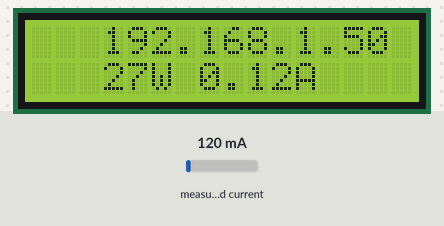
A sketch run on a simulated ESP32. Shown: 16×2 character LCD. The test bench sets the inputs (shaded band); at power-on: measured current 120 mA (analog values on the 0–4095 scale). WiFi joins after 1.5 s; servers stay silent unless stated; uploads are accepted with an empty reply; what the sketch prints to the serial monitor is not drawn.

Above: at 2.7 s.
2.8 s: measured current set to 40 mA
At 3.8 s:
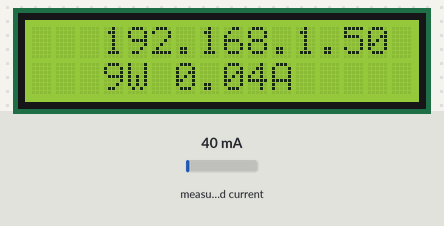
4.7 s: measured current set to 500 mA
At 6.5 s:
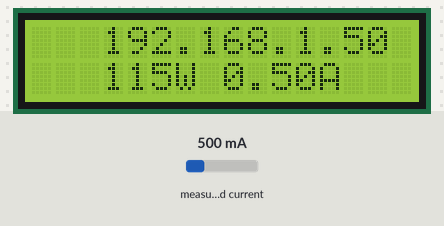
7.4 s: measured current set to 1000 mA
At 9.2 s:
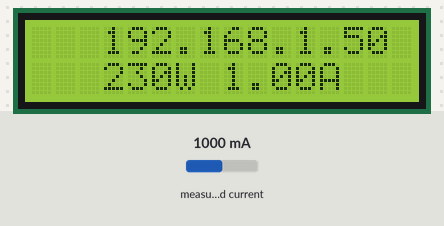
Timing chart, 0 to 10.7 s (numbered marks = the images above; inputs shaded):
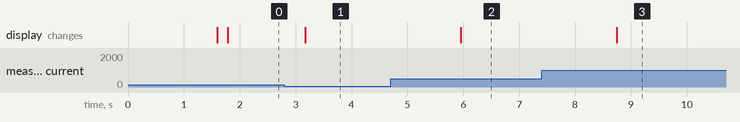

The sketch:

GES_Emon.ino
```cpp
#include <Arduino.h>
#include <LiquidCrystal_I2C.h>
#include "EmonLib.h"
#include "WiFi.h"
#include <driver/adc.h>
#include <HTTPClient.h>
#include <ArduinoJson.h>

  // This is the device name
#define DEVICE_NAME "GES-Monitor1"

// The GPIO pin
#define ADC_INPUT 34

char jsonOutput[128];

#define HOME_VOLTAGE 230.0

// connection with Backend
#define API_ENDPOINT "http://192.168.1.155:5000/api/emonitor/readings"

// Force EmonLib to use 10bit ADC resolution
#define ADC_BITS    10
#define ADC_COUNTS  (1<<ADC_BITS)
#define READINGS;

EnergyMonitor emon1;

// Wifi credentials
const char *WIFI_SSID = "METRO WIFI";
const char *WIFI_PASSWORD = "Realmetro12";

// Create instance for LCD display on address 0x27
// (16 characters, 2 lines)
LiquidCrystal_I2C lcd(0x27, 16, 2);

unsigned long lastMeasurement = 0;

void ToDisplay(double watts, double amps){
  lcd.setCursor(3, 1);

  lcd.print((int)watts);
  lcd.print("W ");
  lcd.print(amps);
  lcd.print("A    ");
}

void printIPAddress(){
  lcd.setCursor(3,0);
  lcd.print(WiFi.localIP());
}

void connectToWiFi() {
  lcd.clear();
  lcd.setCursor(3, 0);
  lcd.print("WiFi...      ");

  WiFi.mode(WIFI_STA);
  WiFi.setHostname("Esp-32 Home meter");
  WiFi.begin(WIFI_SSID, WIFI_PASSWORD);

  // Only try 15 times to connect to the WiFi
  int retries = 0;
  while (WiFi.status() != WL_CONNECTED && retries < 15){
    delay(500);
    Serial.print(".");
    retries++;
  }
  // If we get here, print the IP address on the LCD
  printIPAddress();
}

void setup()
{
  adc1_config_channel_atten(ADC1_CHANNEL_6, ADC_ATTEN_DB_11);
  analogReadResolution(10);
  Serial.begin(115200);

  lcd.init();
  lcd.backlight();

  connectToWiFi();

  // Initialize emon library calibration
  emon1.current(ADC_INPUT, 2);


}

void loop(){


  unsigned long currentMillis = millis();
  double watt;

  // taking a measurement if it has been longer that 1ms
  if(currentMillis - lastMeasurement > 1000){
    double amps = emon1.calcIrms(1480); // Calculate Irms
    watt = amps * HOME_VOLTAGE;


    // Update the display
    ToDisplay(watt, amps);

    lastMeasurement = millis();


  //adding readings to the API


  if(WiFi.status() == WL_CONNECTED){

     HTTPClient client;
     client.begin("http://192.168.1.155:5000/api/emonitor/readings");
     client.addHeader("Content-Type", "Application/json");

     StaticJsonDocument<96> doc;

     doc["DeviceID"] = DEVICE_NAME;
     JsonArray data = doc.createNestedArray("Watts");
     data.add((int)watt);


    serializeJson(doc, jsonOutput);

     int httpCode = client.POST(String(jsonOutput));

     if(httpCode > 0){
      String payload = client.getString();
      Serial.println("\nStatuscode: " + String(httpCode));
      Serial.println(payload);

      char json[500];
      payload.replace(" ", "");
      payload.replace("\n", "");
      client.end();
     }
     else{
    Serial.println(String(httpCode));
    }
  }
  else{
    Serial.println("No connection");
    }

    delay(1000);
}
}
```

Measured:
- after the input at 2.8 s, the display: changes after 0.38 s (image 1)
- after the input at 4.7 s, the display: changes after 1.3 s (image 2)
- after the input at 7.4 s, the display: changes after 1.3 s (image 3)
